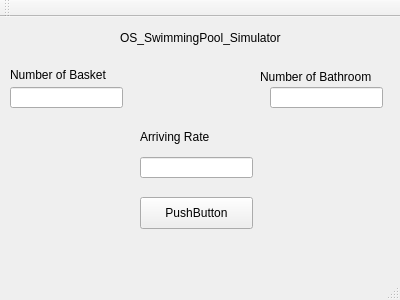
<?xml version="1.0" encoding="UTF-8"?>
<ui version="4.0">
 <class>MainWindow</class>
 <widget class="QMainWindow" name="MainWindow">
  <property name="geometry">
   <rect>
    <x>0</x>
    <y>0</y>
    <width>400</width>
    <height>300</height>
   </rect>
  </property>
  <property name="windowTitle">
   <string>MainWindow</string>
  </property>
  <widget class="QWidget" name="centralWidget">
   <widget class="QPushButton" name="pushButton">
    <property name="geometry">
     <rect>
      <x>140</x>
      <y>180</y>
      <width>113</width>
      <height>32</height>
     </rect>
    </property>
    <property name="text">
     <string>PushButton</string>
    </property>
   </widget>
   <widget class="QLabel" name="label">
    <property name="geometry">
     <rect>
      <x>120</x>
      <y>0</y>
      <width>181</width>
      <height>41</height>
     </rect>
    </property>
    <property name="text">
     <string>OS_SwimmingPool_Simulator</string>
    </property>
   </widget>
   <widget class="QLineEdit" name="lineEdit">
    <property name="geometry">
     <rect>
      <x>10</x>
      <y>70</y>
      <width>113</width>
      <height>21</height>
     </rect>
    </property>
   </widget>
   <widget class="QLineEdit" name="lineEdit_2">
    <property name="geometry">
     <rect>
      <x>270</x>
      <y>70</y>
      <width>113</width>
      <height>21</height>
     </rect>
    </property>
   </widget>
   <widget class="QLabel" name="label_3">
    <property name="geometry">
     <rect>
      <x>260</x>
      <y>50</y>
      <width>141</width>
      <height>20</height>
     </rect>
    </property>
    <property name="text">
     <string>Number of Bathroom</string>
    </property>
   </widget>
   <widget class="QLineEdit" name="lineEdit_3">
    <property name="geometry">
     <rect>
      <x>140</x>
      <y>140</y>
      <width>113</width>
      <height>21</height>
     </rect>
    </property>
   </widget>
   <widget class="QLabel" name="label_4">
    <property name="geometry">
     <rect>
      <x>140</x>
      <y>110</y>
      <width>121</width>
      <height>20</height>
     </rect>
    </property>
    <property name="text">
     <string>Arriving Rate</string>
    </property>
   </widget>
   <widget class="QLabel" name="label_2">
    <property name="geometry">
     <rect>
      <x>10</x>
      <y>50</y>
      <width>121</width>
      <height>16</height>
     </rect>
    </property>
    <property name="text">
     <string>Number of Basket</string>
    </property>
   </widget>
  </widget>
  <widget class="QMenuBar" name="menuBar">
   <property name="geometry">
    <rect>
     <x>0</x>
     <y>0</y>
     <width>400</width>
     <height>22</height>
    </rect>
   </property>
  </widget>
  <widget class="QToolBar" name="mainToolBar">
   <attribute name="toolBarArea">
    <enum>TopToolBarArea</enum>
   </attribute>
   <attribute name="toolBarBreak">
    <bool>false</bool>
   </attribute>
  </widget>
  <widget class="QStatusBar" name="statusBar"/>
 </widget>
 <layoutdefault spacing="6" margin="11"/>
 <resources/>
 <connections/>
</ui>
